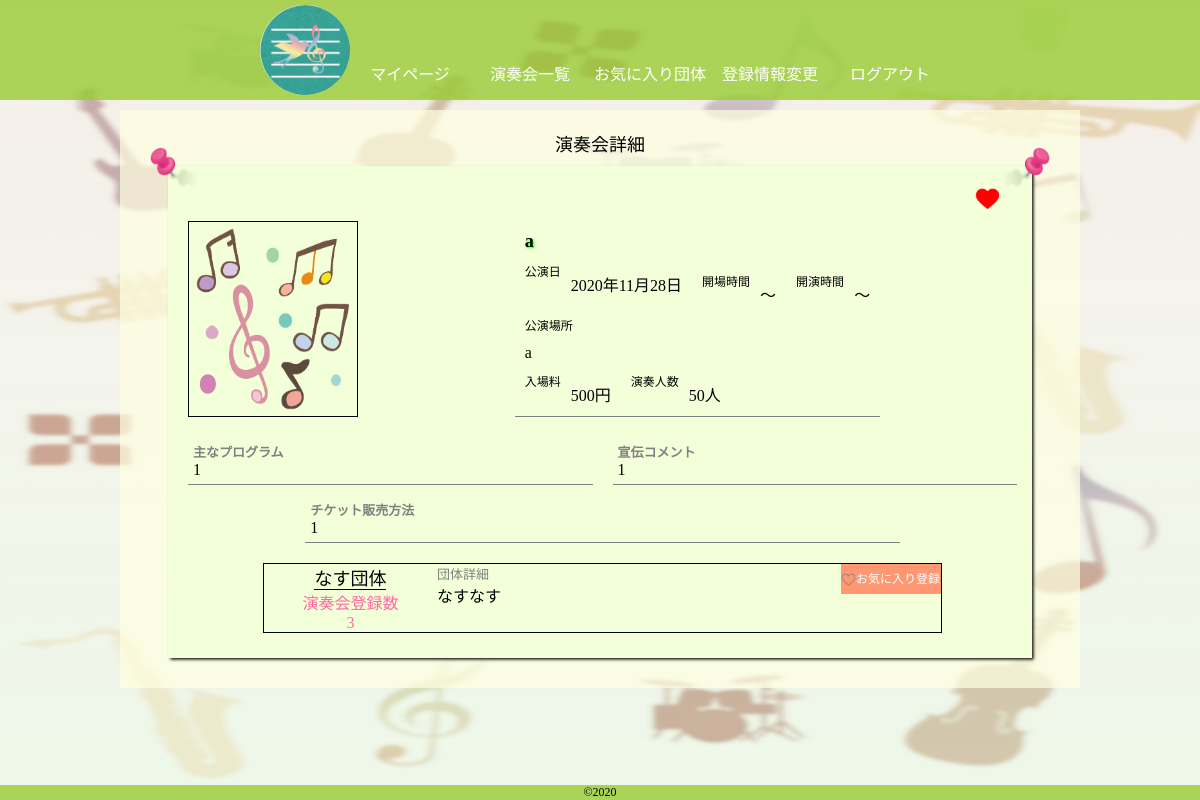
The app's page /html/concert_detail.php?id=11 (signed in) with its own data.
### tables this page shows
CREATE TABLE `concerts` (
  `id` int(11) NOT NULL,
  `name` varchar(255) NOT NULL,
  `dated` date NOT NULL,
  `place` varchar(255) NOT NULL,
  `todouhuken_id` int(11) NOT NULL,
  `entrance` time NOT NULL,
  `start` time NOT NULL,
  `number_p` int(11) NOT NULL,
  `admission` int(11) NOT NULL,
  `ticket` varchar(255) NOT NULL,
  `program` varchar(500) NOT NULL,
  `comment` varchar(500) NOT NULL,
  `image` mediumblob,
  `created_at` timestamp NULL DEFAULT NULL,
  `updated_at` datetime NOT NULL DEFAULT '1000-01-01 00:00:00',
  `promote_id` int(11) NOT NULL
);

CREATE TABLE `promots` (
  `id` int(11) NOT NULL,
  `name` varchar(11) NOT NULL,
  `kana` varchar(11) NOT NULL,
  `email` varchar(255) NOT NULL,
  `password` varchar(255) NOT NULL,
  `role` int(1) NOT NULL COMMENT '0:一般 1:主催者 2:管理者',
  `group_name` varchar(255) NOT NULL,
  `group_class` varchar(11) NOT NULL,
  `group_detail` varchar(500) NOT NULL,
  `created_at` timestamp NULL DEFAULT NULL,
  `updated_at` datetime NOT NULL DEFAULT '1000-01-01 00:00:00',
  `token` varchar(500) DEFAULT NULL,
  `delete_flg` varchar(11) NOT NULL
);

### model/DB.php (called while the page is built, shortened)
<?php
class DB{
  private $host;
  private $dbname;
  private $user;
  private $pass;
  public function __construct($host,$dbname,$user,$pass){
    $this->host = $host;
    $this->dbname = $dbname;
    $this->user = $user;
    $this->pass = $pass;
  }
  public function connectDb(){
    $this->connect = new PDO('mysql:dbname='.$this->dbname.';host='.$this->host.';charset=utf8',$this->user,$this->pass);
  }
}

### model/Concert.php (called while the page is built, shortened)
<?php
require_once "DB.php";
class Concert extends DB{
  public function findPromoteConcerts($id){
    $sql = 'SELECT * FROM concerts WHERE promote_id = :promote_id';
    $stmt = $this->connect->prepare($sql);
    $params = array(':promote_id' => $id);
    $stmt->execute($params);
    $result = $stmt->rowCount();
    return $result;
  }
  public function findConcertsDetail($id){
    $sql = 'SELECT c.id,c.name,DATE_FORMAT(c.dated,"%Y年%m月%d日") AS dated,';
    $sql .= 'c.place,c.todouhuken_id,TIME_FORMAT(c.entrance,"%H:%m") AS entrance,';
    $sql .= 'TIME_FORMAT(c.start,"%H:%m") AS start,c.number_p,c.admission,c.ticket,c.program,';
    $sql .= 'c.comment,c.image,p.id AS promote_id,p.group_name,p.group_detail ';
    $sql .= 'FROM concerts c JOIN promots p ON c.promote_id = p.id WHERE c.id = :id';
    $stmt = $this->connect->prepare($sql);
    $params = array(':id' => $id);
    $stmt->execute($params);
    $result = $stmt->fetch();
    return $result;
  }
  public function favolitConcerts($id,$user_id){
    $sql = 'SELECT * FROM favolite_concerts WHERE concert_id = :concert_id AND user_id = :user_id';
    $stmt = $this->connect->prepare($sql);
    $params = array(':concert_id' => $id,':user_id' => $user_id);
    $stmt->execute($params);
    $result = $stmt->rowCount();
    return $result;
  }
  public function FavolitePromoteId($id,$user_id){
    $sql = 'SELECT * FROM favolite_promots WHERE promote_id = :promote_id AND user_id = :user_id';
    $stmt = $this->connect->prepare($sql);
    $params = array(
      ':promote_id' => $id,
      ':user_id' => $user_id
    );
    $stmt->execute($params);
    $result = $stmt->rowCount();
    return $result;
  }
}

### config/config.php (called while the page is built)
<?php
$host = 'localhost';
$dbname = 'create_php';
$user = 'root';
$pass = 'root';

### html/concert_detail.php (the view, shortened to what this page needs)
<?php
require_once "../config/config.php";
require_once "../model/Concert.php";
try{
  $Concert = new Concert($host,$dbname,$user,$pass);
  $Concert->connectDb();
  if($_GET['id']){
    $result['User'] = $Concert->findConcertsDetail($_GET['id']);
    $result_p = $Concert->findPromoteConcerts($result['User']['promote_id']);
    $result_f['User'] = $Concert->favolitConcerts($_GET['id'],$_SESSION['log']['id']);
    $result_fp['User'] = $Concert->FavolitePromoteId($result['User']['promote_id'],$_SESSION['log']['id']);
  }
}
catch(PDOException $e){
  echo 'エラー'.$e->getMessage();
}
?>
<!DOCTYPE html>
<html lang="ja">
  <head>
    <link rel="stylesheet" type="text/css" href="../css/base.css">
    <link rel="stylesheet" type="text/css" href="../css/detail.css">
  </head>
  <body>
    <?php
    if($_SESSION['log']['role'] === '2'){
      require_once "header.php";
    }
    elseif($_SESSION['log']['role'] === '0'){
      require_once "../ordinary/header.php";
    }
    elseif($_SESSION['log']['role'] === '1'){
      require_once "../promote/header.php";
    }
    ?>
    <div class="login">
      <div class="wrap">
        <img id="pin1" src="../image/image10.png" alt="ピン">
        <img id="pin2" src="../image/image10-2.png" alt="ピン">
        <p class="size18">演奏会詳細</p>
        <div id="board">
          <?php foreach ($result as $row):?>
            <?php if($_SESSION['log']['role'] === '0'):?>
              <?php if($result_f['User'] == '1'):?>
                <div class="icon_on">
                  <img src="../image/icon-on.png" alt="アイコン">
                </div>
              <?php endif;?>
            <?php endif;?>
            <div id="date">
              <div class="flex">
                <?php if(empty($row['image'])):?>
                  <img src="../image/image1.png" alt="宣伝画像">
                <?php else:?>
                  <img src="image.php?image_name=<?= $row['image'];?>" alt="宣伝画像">
                <?php endif;?>
                <div id="title">
                  <p id="size18_left"><?= $row['name'];?></p>
                  <div id="day" class="flex">
                    <h3>公演日</h3>
                    <p><?= $row['dated'];?></p>
                    <div id="time" class="flex">
                      <h3>開場時間</h3>
                      <p><?= $row['entrance'];?>〜</p>
                      <h3>開演時間</h3>
                      <p><?= $row['start'];?>〜</p>
                    </div>
                  </div>
                  <h3>公演場所</h3>
                  <p><?= $row['place'];?></p>
                  <div id="place" class="flex">
                    <h3>入場料</h3>
                    <p><?= $row['admission'];?>円</p>
                    <h3>演奏人数</h3>
                    <p><?= $row['number_p'];?>人</p>
                  </div>
                </div>
              </div>
              <div class="flex" id="program">
                <div class="border" id="wid50">
                  <h3>主なプログラム</h3>
                  <p><?= $row['program'];?></p>
                </div>
                <div class="border" id="wid50">
                  <h3>宣伝コメント</h3>
                  <p><?= $row['comment'];?></p>
                </div>
              </div>
              <div class="border" id="ticket">
                <h3>チケット販売方法</h3>
                <p><?= $row['ticket'];?></p>
              </div>
            </div>
            <div id="list_de">
              <?php if($_SESSION['log']['role'] === '0'):?>
                <?php if($result_fp['User'] == '1'):?>
                  <div class="icon_on" id="botan">
                    <img src="../image/icon-on.png" alt="アイコン">
                  </div>
                <?php else:?>
                  <div id="botan">
                    <div class="favolit_p">
                      <div class="off">
                        <img src="../image/icon-off.png" alt="アイコン">
                      </div>
                      <p>お気に入り登録</p>
                    </div>
                  </div>
                <?php endif;?>
              <?php endif;?>
              <div id="promote">
                <div id="group">
                  <p class="size18"><a href="message.php?promote_id=<?= $row['promote_id'];?>"><?= $result['User']['group_name']?></a></p>
                  <p class="pink">演奏会登録数<br><?= $result_p?></p>
                </div>
                <div class="break">
                  <h3>団体詳細</h3>
                  <p><?= $result['User']['group_detail']?></p>
                </div>
              </div>
            </div>
          <?php endforeach;?>
        </div>
      </div>
    </div>
    <?php
    require_once "footer.php";
    ?>
  </body>
</html>

### css/base.css (style rules this page uses)
body, h1, h2, h3, h4, h5, h6, p, address, ul, ol, li, dl, dt, dd, img, form, table, tr, th, td { margin: 0; padding: 0; border: none; font-style: normal; font-weight: normal; font-size: 100%; text-align: left; list-style-type: none; border-collapse: collapse; }
img { border-style: none; display: block; }
a { text-decoration: none; }
body { font-family:'ヒラギノ角ゴ Pro W3','Hiragino Kaku Gothic Pro','メイリオ',Meiryo,'ＭＳ Ｐゴシック',sans-serif; }
* { -webkit-box-sizing: border-box; -moz-box-sizing: border-box; -o-box-sizing: border-box; -ms-box-sizing: border-box; box-sizing: border-box; }
body { font-family: 'ヒラギノ丸ゴ Pro W4'; background-image: url(../image/image8-2-2.png); background-size: 100% 100%; background-repeat: no-repeat; display: flex; flex-flow: column; min-height: 100vh; }
.wrap { width: 60%; margin: 10px auto; padding: 20px 0; background-color: rgba(255,255,225,0.7); }
@media screen and (max-width: 1300px) { .wrap { width: 80%; } }

### css/detail.css (style rules this page uses)
.wrap > img { width: 50px; height: 40px; }
#pin1 { float: left; margin: 17px 0 0 30px; }
#pin2 { float: right; margin: 17px 30px 0 0; }
.size18 { text-align: center; font-size: 18px; }
#board { width: 90%; background-color: #F3FFD8; margin: 10px auto; padding: 20px 5px 5px 10px; box-shadow: 1.5px 1.5px 3px; }
#size18_left { font-size: 18px; text-shadow: 1px 1px 2px #0f0; font-weight: bold; }
#botan { width: 100px; height: 30px; font-size: 12px; color: #fff; float: right; }
.favolit_p { width: 100px; background-color: #ff9872; display: flex; line-height: 30px; cursor: pointer; }
.icon_on img { margin: 0 10px 0 auto; width: 25px; height: 25px; }
.off { margin: auto 0; }
.off img { margin: auto 0; width: 15px; height: 15px; }
#group { width: 30%; }
#group a { color: #000; border-bottom: 1px solid #000; }
.pink { text-align: center; color: #FF69A3; }
.flex img { width: 20%; border: 1px solid #000; margin: 0 10px; clear: both; }
.flex { display: flex; margin-top: 10px; }
#title { margin: 0 auto; border-bottom: 1px solid gray; }
#title h3 { font-size: 12px; margin-left: 10px; }
#title p { margin: 10px; }
.border { border-bottom: 1px solid gray; margin: 10px; padding: 5px; }
.border h3 { font-weight: bold; font-size: 13px; color: gray; }
.border p { white-space: pre-wrap; }
#list_de { width: 80%; border: 1px solid #000; margin: 20px auto; }
#promote { display: flex; }
#wid50 { width: 50%; }
#ticket { width: 70%; margin: auto; }
.break h3 { font-size: 13px; color: gray; }
.break p { white-space: pre-wrap; }

### records on screen
concerts: name "a", dated "2020年11月28日", place "a", admission "500", number_p "50", program "1", comment "1", ticket "1", promots.group_name "なす団体", promots.group_detail "なすなす"
